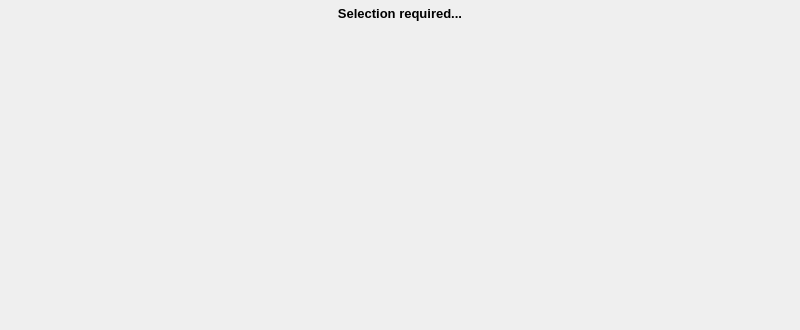
<?xml version="1.0" encoding="UTF-8"?>
<ui version="4.0">
 <class>QGISRedTimeSeriesDock</class>
 <widget class="QDockWidget" name="QGISRedTimeSeriesDock">
  <property name="geometry">
   <rect>
    <x>0</x>
    <y>0</y>
    <width>800</width>
    <height>330</height>
   </rect>
  </property>
  <property name="windowTitle">
   <string>QGISRed: Time Series</string>
  </property>
  <widget class="QWidget" name="dockWidgetContents">
   <layout class="QVBoxLayout" name="verticalLayout">
    <property name="spacing">
     <number>2</number>
    </property>
    <property name="leftMargin">
     <number>6</number>
    </property>
    <property name="topMargin">
     <number>6</number>
    </property>
    <property name="rightMargin">
     <number>6</number>
    </property>
    <property name="bottomMargin">
     <number>6</number>
    </property>
    <item>
     <widget class="QLabel" name="lblTitle">
      <property name="font">
       <font>
        <pointsize>10</pointsize>
        <weight>75</weight>
        <bold>true</bold>
       </font>
      </property>
      <property name="text">
       <string>Selection required...</string>
      </property>
      <property name="alignment">
       <set>Qt::AlignCenter</set>
      </property>
     </widget>
    </item>
    <item>
     <widget class="QWidget" name="chartContainer" native="true">
      <property name="sizePolicy">
       <sizepolicy hsizetype="Preferred" vsizetype="Expanding">
        <horstretch>0</horstretch>
        <verstretch>0</verstretch>
       </sizepolicy>
      </property>
     </widget>
    </item>
   </layout>
  </widget>
 </widget>
 <resources/>
 <connections/>
</ui>
